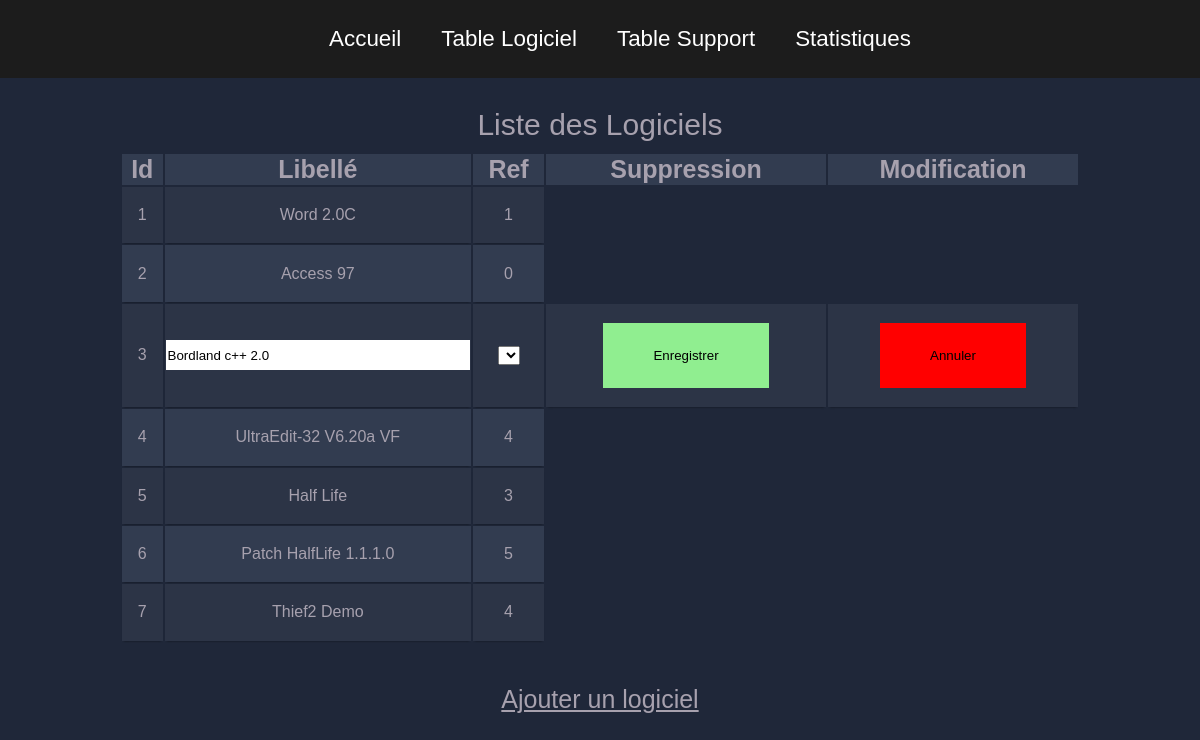
Page /logiciel.php?option=UPDATE1&IdL=3 on the committed database.
### tables this page shows
CREATE TABLE tlogiciel
(	IdL		  INT		NOT NULL 	PRIMARY KEY	AUTO_INCREMENT,
	LibelleL  CHAR( 100 )	NOT NULL ,
    Ref       INT NOT NULL ,

    FOREIGN KEY (Ref) REFERENCES Tsupport(IdS) ON DELETE CASCADE

);

### logiciel.php (the view, shortened to what this page needs)
<html>
<head>
  <link rel="stylesheet" type="text/css" href="stylecons.css">
</head>
<body>
  <nav>
   <ul class="menu">
    <li><a class="aaa" href="index.php">Accueil</a></li>
    <li><a class="aaa" href="logiciel.php">Table Logiciel</a></li>
    <li><a class="aaa" href="support.php">Table Support</a></li>
    <li><a class="aaa" href="stats.php">Statistiques</a></li>
  </ul>
</nav>
<head><center>
  <?php
  function  ConsulterBD ()
  {
global $option ;
if (  ($option == 'delete') or ($option == 'UPDATE1') )
  $IdCourant = $_GET['IdL'];
else  $IdCourant = -1 ;
echo "<br><br><br><br><br><br>";
echo "<center>" ;
echo "<table class='container'>" ;
echo "<caption>Liste des Logiciels</caption>  ";
echo "<tr> <th>Id</th> <th>Libellé</th><th>Ref</th><th>Suppression</th> <th>Modification</th> </tr>" ;
$DataBase = mysqli_connect ( "localhost" , "root" , "" ) ;
mysqli_select_db ( $DataBase, "bdppe" ) ;
$Requete = "Select * From tlogiciel ;" ;
$Resultat = mysqli_query ( $DataBase, $Requete )  or  die(mysqli_error($DataBase) ) ;
while (  $ligne = mysqli_fetch_array($Resultat)  )
{
  echo "<tr>\n" ;
  echo "<td align=center>" . $ligne['IdL']        . "</td>\n" ;
  if (  ($option == 'UPDATE1') )
  {
    if ( $IdCourant == $ligne['IdL'] )
    {
      echo "<form action='logiciel.php'>";
      echo "<td><INPUT class='inpt' TYPE=TEXT NAME='LibelleL' Value='" . $ligne['LibelleL'] . "'></td>\n" ;
      echo "<td><SELECT name='IdS'>";
      Function liste(){
        $DataBase = mysqli_connect ( "localhost" , "root" , "" ) ;
        mysqli_select_db ( $DataBase, "bdppe" ) ;
        $Requete2 = "Select IdS From tsupport ;";
        $Resultat2 = mysqli_query ( $DataBase, $Requete2 , MYSQLI_USE_RESULT )  or  die(mysql_error() ) ;
        while (  $ligne = mysqli_fetch_array($Resultat2,MYSQLI_ASSOC)  )
        {
          echo "<option name='IdS'>".$ligne['IdS']."</option>";
        }
      }
      liste();
      echo "</SELECT></td>";
    }
    else
     {
   echo "<td>" . $ligne['LibelleL']    . "</td>\n" ;
   echo "<td>" . $ligne['Ref'] . "</td>\n" ;
 }
}
else
     {
   echo "<td>" . $ligne['LibelleL']    . "</td>\n" ;
   echo "<td>" . $ligne['Ref'] . "</td>\n" ;
 }
 if (  ($option == 'delete') )
 {
  if ( $IdCourant == $ligne['IdL'] )
  {
    echo "<td><A HREF='logiciel.php?option=delete2&IdL=" . $ligne['IdL'] . "'><button>Confirmer</button></A></td>";
    echo "<td><A HREF='logiciel.php'><button class='annul'>Annuler</A>";
    echo "</td>\n" ;
  }
}
else if (  ($option == 'UPDATE1') )
{
  if ( $IdCourant == $ligne['IdL'] )
  {
    echo "<td><INPUT TYPE=HIDDEN Name='option' Value='modif'>";
    echo "<INPUT TYPE=HIDDEN Name='IdL' Value='".$ligne['IdL']."'>
    <INPUT class='btnn' TYPE=submit Value='Enregistrer'>";
    echo "</form></td>";
    echo "<td><A HREF='logiciel.php'><button class='annul'>Annuler</button></A>";
    echo "</td>\n" ;
  }
}
else
  { echo "<td>" ."<a class='idsupp'  href='logiciel.php?option=delete&IdL=".$ligne['IdL']."'>Supprimer</a>". "</td>\n";
echo "<td>" ."<a class='idmodif' href='logiciel.php?option=UPDATE1&IdL=".$ligne['IdL']."'>Modifier</a>". "</td>\n";
}
echo "</tr>\n" ;
}
echo "</table>" ;
echo "<br>" ;
echo "</center>" ;
}
if (count($_GET) !=0)
{
  if (isset($_GET['option']))
  {
    $option = $_GET['option'] ;
  }
}
ConsulterBD();
?>
<a class="aa" href="ajouterlogiciel.php">Ajouter un logiciel</a>
</center>
<br><br>
</BODY>
</HTML>

### stylecons.css (style rules this page uses)
body { color:#A7A1AE; background-color:#1F2739; margin: 0; font-family:"Lucida Sans Unicode", "Lucida Grande", sans-serif; }
td { height: 30px; text-align: center; font-size: 20px; font-family: "montserrat",sans-serif; }
caption { padding-bottom: 10px; font-size: 30px; }
.container td { font-weight: normal; font-size: 1em; -webkit-box-shadow: 0 2px 2px -2px #0E1119; -moz-box-shadow: 0 2px 2px -2px #0E1119; box-shadow: 0 2px 2px -2px #0E1119; }
.container { overflow: hidden; width: 80%; margin: 0 auto; display: table; margin-bottom: 2%; }
.container th { font-size: 25px; }
.container td { padding-bottom: 2%; padding-top: 2%; }
.container tr:nth-child(odd) { background-color: #323C50; }
.container tr:nth-child(even) { background-color: #2C3446; }
a { color: #111; transition: 0.5s; }
.aa { font-size: 25px; color: #A7A1AE; }
ul { display: flex; flex-wrap: wrap; justify-content: center; }
li { padding: 10px 20px; font-size: 140%; display: inline-block; width: auto; }
nav { z-index: 1000; position: fixed; width: 100%; background-color: #1c1c1c; height: auto; }
.aaa { color: white; text-decoration: none ; }
input[type=text] { margin-top: 10px; display: block; margin-bottom: 10px; }
.inpt { width: 100%; height: 30px; background-color: white; border: none; }
.btnn { padding: 25px 50px; border: 0; background: #90EE90; color: black; cursor: pointer; transition: 0.5s; }
button { padding: 25px 50px; border: 0; background: #90EE90; color: black; cursor: pointer; transition: 0.5s; }
.annul { padding: 25px 50px; border: 0; background: red; color: black; cursor: pointer; transition: 0.5s; }
select { width: auto; }

### rows in the picture
tlogiciel: IdL "1", LibelleL "Word 2.0C", Ref "1"
tlogiciel: IdL "2", LibelleL "Access 97", Ref "0"
tlogiciel: IdL "3", LibelleL "Bordland c++ 2.0"
tlogiciel: IdL "4", LibelleL "UltraEdit-32 V6.20a VF", Ref "4"
tlogiciel: IdL "5", LibelleL "Half Life", Ref "3"
tlogiciel: IdL "6", LibelleL "Patch HalfLife 1.1.1.0", Ref "5"
tlogiciel: IdL "7", LibelleL "Thief2 Demo", Ref "4"
